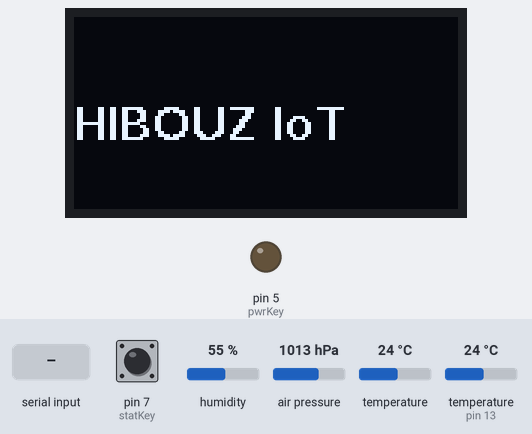
Recording of a program running on a simulated Arduino Nano, built with avr-gcc and run on an emulated ATmega328P. On the bench: 128×64 one-colour display, output pins drawn as LEDs (lit = HIGH). The test bench sets the inputs (shaded band); at power-on: humidity 55 %, pin 7 (statKey) LOW, air pressure 1013 hPa, temperature 24 °C, temperature (sensor on pin 13) 24 °C. The modem accepts every AT command (registered, SIM ready, sends succeed) and sends nothing else; what the program prints to the serial monitor is not drawn.

Above: at 3.8 s.
At 6.7 s:
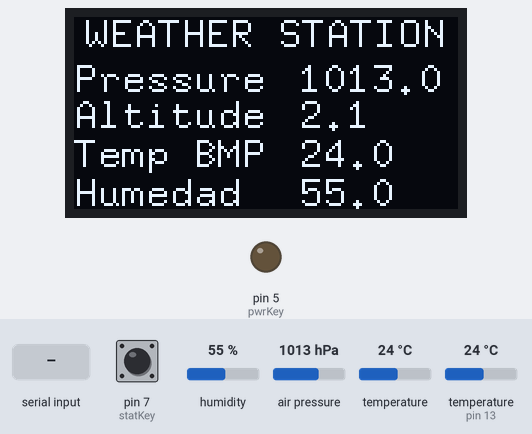
6.8 s: "1\n" received over the second serial link
12.8 s: humidity set to 22 %
At 33.7 s:
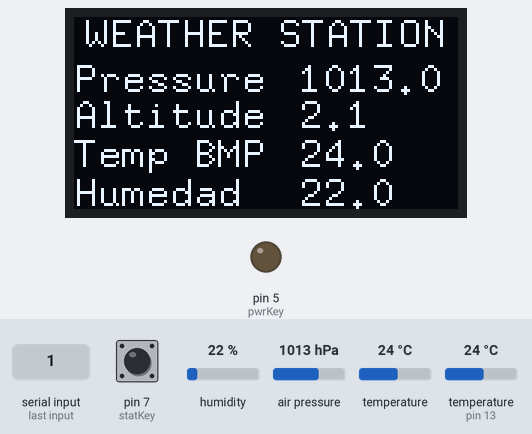
Timing chart, 0 to 35.2 s (numbered marks = the images above; inputs shaded):
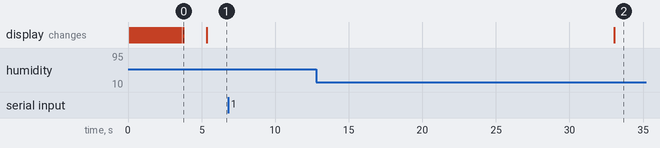

Measured:
- after the input at 6.8 s, every drawn part: stays the same
- after the input at 12.8 s, the display: changes after 20.3 s (image 2)
- what the display in image 0 shows lasts 1.6 s, from 3.8 s to 5.4 s

The program:

main.cpp
```cpp
#include <Arduino.h>
#include <Wire.h>
#include <DHT.h>
#include <Adafruit_Sensor.h>
#include <Adafruit_GFX.h>
#include <Adafruit_SSD1306.h>
#include <Adafruit_BMP085.h>
#include "U8glib.h"
#include <SoftwareSerial.h>

SoftwareSerial UC20(2, 3);

Adafruit_BMP085 bmp;
U8GLIB_SSD1306_128X64 u8g(U8G_I2C_OPT_NO_ACK);

#define DHTPIN 13
#define DHTTYPE DHT11
DHT dht(DHTPIN, DHTTYPE);

float pressure = 0.0;
float tempBMP = 0.0;
float altitude = 0.0;
float tempDHT = 0.0;
float humedad = 0.0;

int pwrKey = 5;
int statKey = 7;
int uc20State = 0;

String str = "";

void SensorRead(float *pressure, float *tempBMP, float *altitude, float *tempDHT, float *humedad);
void DisplayPresTemp(float *pressure, float *tempBMP, float *altitude, float *tempDHT, float *humedad);
void power_on();
void config_uc20();
void Send_thingspeak(float *pressure, float *tempBMP, float *altitude, float *tempDHT, float *humedad);
int send_ATcommand(String ATcommand, char *response_correct, unsigned int time);

void setup()
{
  Serial.begin(9600);
  UC20.begin(9600);
  dht.begin();

  pinMode(statKey, INPUT);
  pinMode(pwrKey, OUTPUT);
  digitalWrite(pwrKey, LOW);

  if (u8g.getMode() == U8G_MODE_R3G3B2)
  {
    u8g.setColorIndex(255);
  }
  else if (u8g.getMode() == U8G_MODE_GRAY2BIT)
  {
    u8g.setColorIndex(3);
  }
  else if (u8g.getMode() == U8G_MODE_BW)
  {
    u8g.setColorIndex(1);
  }
  else if (u8g.getMode() == U8G_MODE_HICOLOR)
  {
    u8g.setHiColorByRGB(255, 255, 255);
  }

  for (int a = 0; a < 30; a++)
  {
    u8g.firstPage();

    do
    {
      u8g.setFont(u8g_font_fub11);
      u8g.setFontRefHeightExtendedText();
      u8g.setDefaultForegroundColor();
      u8g.setFontPosTop();
      u8g.drawStr(0, a, "HIBOUZ IoT"); //PARA CAMBIAR EL LOGO DE INICIO https://javl.github.io/image2cpp/
    } while (u8g.nextPage());
  }

  if (!bmp.begin())
  {
    u8g.firstPage();

    do
    {
      u8g.setFont(u8g_font_fub11);
      u8g.setFontRefHeightExtendedText();
      u8g.setDefaultForegroundColor();
      u8g.setFontPosTop();
      u8g.drawStr(4, 0, "BMP085 Sensor");
      u8g.drawStr(4, 20, " ERROR!");
    } while (u8g.nextPage());

    Serial.println("BMP085 sensor, ERROR!");

    while (1)
    {
    }
  }

}

void loop()
{
  uc20State = digitalRead(statKey);
  if (uc20State == HIGH)
  {
    power_on();
  }

  SensorRead(&pressure, &tempBMP, &altitude, &tempDHT, &humedad);
  delay(1000);
  DisplayPresTemp(&pressure, &tempBMP, &altitude, &tempDHT, &humedad);
  delay(1000);
  Send_thingspeak(&pressure, &tempBMP, &altitude, &tempDHT, &humedad);

  delay(10000);
}

void SensorRead(float *pressure, float *tempBMP, float *altitude, float *tempDHT, float *humedad)
{
  *pressure = bmp.readPressure() / 100.0;
  *altitude = bmp.readAltitude();
  *tempBMP = bmp.readTemperature();
  *tempDHT = dht.readTemperature();
  *humedad = dht.readHumidity();
}
void DisplayPresTemp(float *pressure, float *tempBMP, float *altitude, float *tempDHT, float *humedad)
{
  u8g.firstPage();
  do
  {
    u8g.setFont(u8g_font_8x13);
    u8g.setFontRefHeightExtendedText();
    u8g.setDefaultForegroundColor();
    u8g.setFontPosTop();

    u8g.drawStr(4, 0, "WEATHER STATION");

    u8g.drawStr(0, 15, "Pressure");
    u8g.setPrintPos(75, 15);
    u8g.print(*pressure, 1);

    u8g.drawStr(0, 27, "Altitude");
    u8g.setPrintPos(75, 27);
    u8g.print(*altitude, 1);

    u8g.drawStr(0, 40, "Temp BMP");
    u8g.setPrintPos(75, 40);
    u8g.print(*tempBMP, 1);

    u8g.drawStr(0, 53, "Humedad");
    u8g.setPrintPos(75, 53);
    u8g.print(*humedad, 1);

  } while (u8g.nextPage());
}

int send_ATcommand(String ATcommand, char *response_correct, unsigned int time)
{
  int x = 0;
  bool correct = 0;
  char response_ATommand[250];
  unsigned long past;

  memset(response_ATommand, '\0', 100);
  delay(5);

  while (UC20.available() > 0) UC20.read();

  UC20.println(ATcommand);
  x = 0;
  past = millis();

  do
  {
    if (UC20.available() != 0)
    {
      response_ATommand[x] = UC20.read();
      x++;
      if (strstr(response_ATommand, response_correct) != NULL)
      {
        correct = 1;
      }
    }
  } while ((correct == 0) && ((millis() - past) < time));
  Serial.println(response_ATommand);
  return correct;
}

void power_on()
{
  digitalWrite(pwrKey, HIGH);
  delay(200);
  digitalWrite(pwrKey, LOW);
  Serial.println("Encendiendo Modulo UC20");
  Serial.println("Esperar 10 segundos...");
  Serial.println("");
  delay(10000);
  config_uc20();
}
void config_uc20()
{
  Serial.println("Configurando Modulo UC20");
  Serial.println("");
  delay(1000);
  while (send_ATcommand("AT", "OK", 2000) == 0)
  {
  }
  delay(1000);
  while (send_ATcommand("AT+CMEE=2", "OK", 2000) == 0)
  {
  }
  delay(1000);
  while (send_ATcommand("AT+CPIN?", "+CPIN: READY", 1000) == 0)
  {
  }
  delay(1000);
  while (send_ATcommand("AT+CREG?", "+CREG: 0,1", 3000) == 0)
  {
  }
  delay(1000);
  while (send_ATcommand("AT+CGREG?", "+CGREG: 0,1", 3000) == 0)
  {
  }
  delay(1000);
  while (send_ATcommand("AT+COPS?", "OK", 3000) == 0)
  {
  }
  delay(1000);
  while (send_ATcommand("AT+CGATT=1", "OK", 3000) == 0)
  {
  }
  delay(1000);
  while (send_ATcommand("AT+QHTTPCFG=\"contextid\",1", "OK", 2000) == 0)
  {
  }
  delay(1000);
  while (send_ATcommand("AT+QICSGP=1,1,\"internet.movistar.com.co\",\"\",\"\",1", "OK", 3000) == 0)
  {
  }
  delay(1000);
}

void Send_thingspeak(float *pressure, float *tempBMP, float *altitude, float *tempDHT, float *humedad)
{

  if (send_ATcommand("AT+QIACT?\r", "+QIACT: 1,1,1", 5000) == 1)
  {

    str = "http://api.thingspeak.com/update?api_key=JBGZYNFP7L2Z6U6V&field1=" + String(*pressure, 1) + "&field2=" + String(*altitude, 1) + "&field3=" + String(*tempBMP, 1) + "&field4=" + String(*humedad, 1)+"\n";

    unsigned int lenurl = str.length()+1;
    String tamURL = (String)lenurl;
    delay(1000);

    if (send_ATcommand("AT+QHTTPURL=" + tamURL + ",80", "CONNECT", 2000) == 1)
    {
      UC20.println(str);
      Serial.println(str);
    }
    delay(3000);

    if (send_ATcommand("AT+QHTTPGET=80", "OK", 5000) == 1)
    {
      Serial.println("Trama Enviada!!!");
    }

    delay(3000);

  } else if (send_ATcommand("AT+QIACT?\r", "ERROR", 5000) == 1)
  {
    send_ATcommand("AT+QIDEACT=1", "OK", 5000);
  } else if (send_ATcommand("AT+QIACT?\r", "OK", 5000) == 1)
  {
    send_ATcommand("AT+QIACT=1", "OK", 5000);
  }

  delay(5000);
}
```
